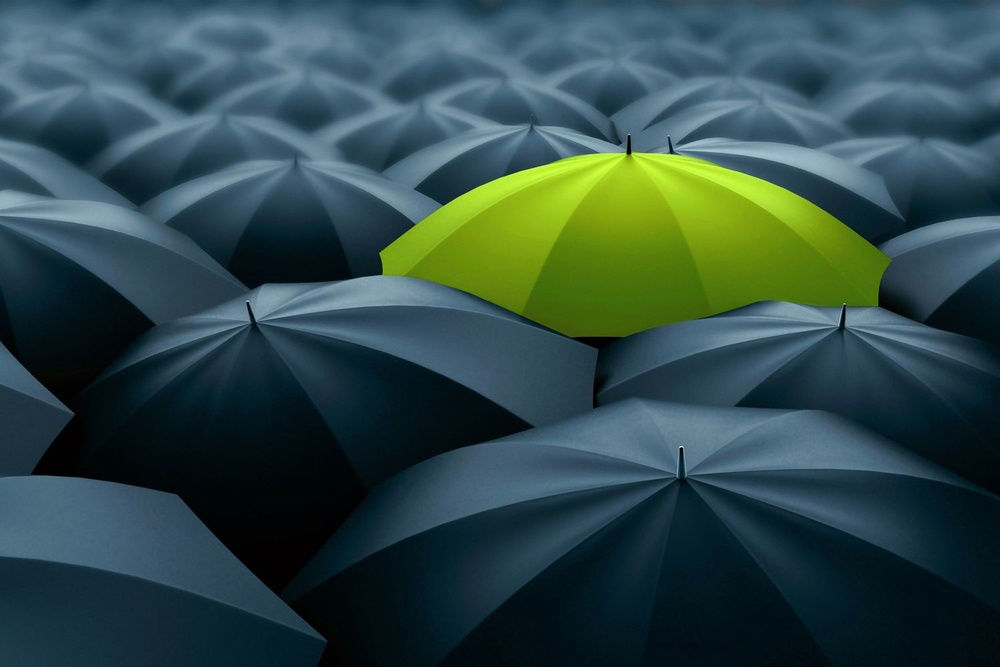
#> input picture 1.jpg, 1000 x 667 px, shrunk from 1500 x 1000 before the run, found by its file name
$ python pemerataan.py
#> lines starting #> are read from the running program, lines starting #| are printed output that depends on the picture
import cv2
import numpy as np
from matplotlib import pyplot as plt

def perataanHistogram(A):
    nilai_bin = 256
    A = A + 1
    [frekuensi, value] = np.histogram(A, bins=nilai_bin)
    cumulatif_histogram = frekuensi.cumsum()
    [baris, kolom] = A.shape
    probabilty_frekuensi = np.round((cumulatif_histogram / float(A.size)) * (nilai_bin - 1))
    B = np.empty(A.shape)
    for i in range(baris):
        for j in range(kolom):
            B[i, j] = probabilty_frekuensi[int(A[i, j]) - 1]
    return B

# Membaca ketiga gambar
I1 = cv2.imread(r'Pemerataan\1.jpg')
#> I1 is the input picture: shape (667, 1000, 3); mean B, G, R 73.3, 73.6, 47.6
I2 = cv2.imread(r'Pemerataan\2.jpg')
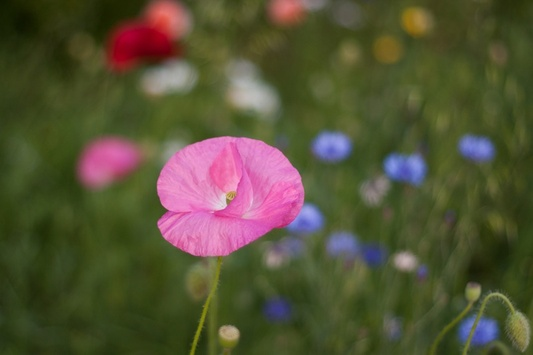
#> input picture 2.jpg, 533 x 355 px, shrunk from 800 x 533 before the run, found by its file name
#> I2 is the input picture: shape (355, 533, 3); mean B, G, R 54.3, 82.2, 85.1
I3 = cv2.imread(r'Pemerataan\3.jpg')
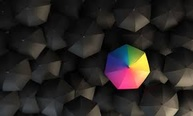
#> input picture 3.jpg, 193 x 116 px, shrunk from 290 x 174 before the run, found by its file name
#> I3 is the input picture: shape (116, 193, 3); mean B, G, R 35.6, 37.7, 42

# Mengubah gambar ke grayscale
gray1 = cv2.cvtColor(I1, cv2.COLOR_BGR2GRAY)
gray2 = cv2.cvtColor(I2, cv2.COLOR_BGR2GRAY)
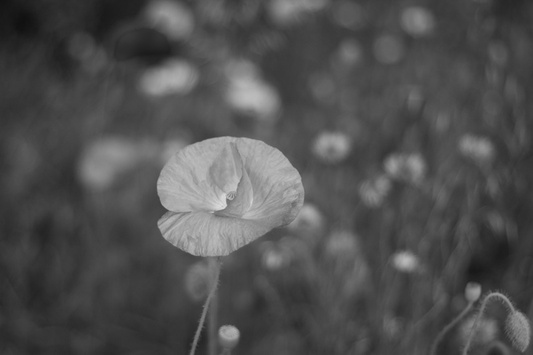
#> gray2: shape (355, 533); min 16, max 221, mean 79.9
gray3 = cv2.cvtColor(I3, cv2.COLOR_BGR2GRAY)

# Melakukan perataan histogram pada masing-masing gambar
hasil1 = perataanHistogram(gray1)
#> in perataanHistogram, `[frekuensi, value] = np.histogram(A, bins=nilai_bin)`: frekuensi = 256 values, max 15820 at index 12, min 0 at index 10, mean 2605.5; value = 257 values from 1 to 233
#> in perataanHistogram, `cumulatif_histogram = frekuensi.cumsum()`: cumulatif_histogram = 256 values from 597 to 667000
#> in perataanHistogram, `probabilty_frekuensi = np.round((cumulatif_histogram / float(A.size)) ..`: probabilty_frekuensi = 256 values from 0 to 255
#> after the loop in perataanHistogram, `for i in range(baris):`:
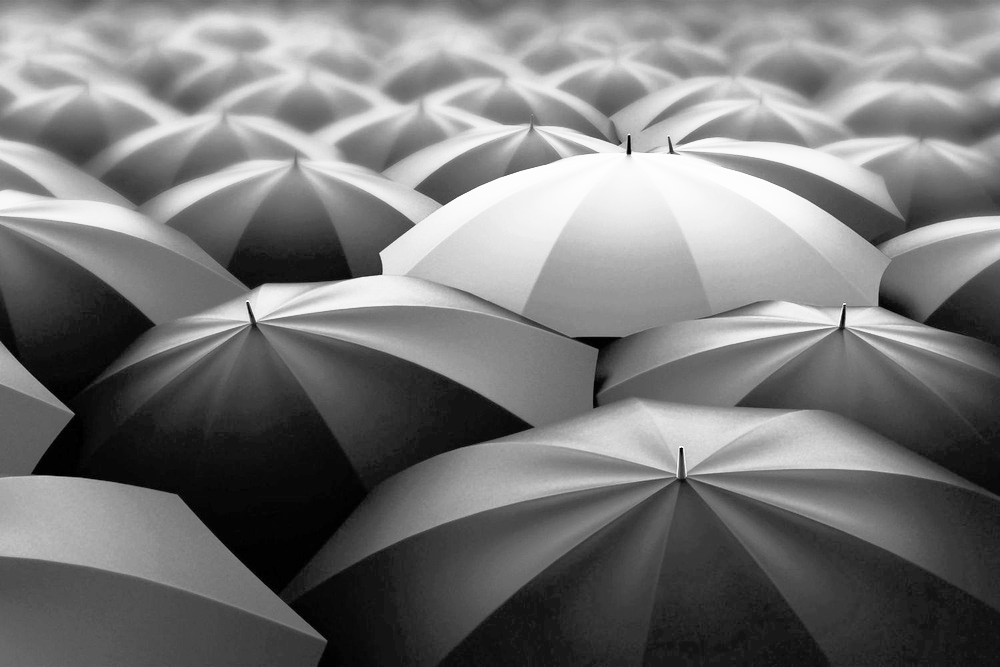
#> B: shape (667, 1000) float64; min 0, max 255, mean 119.5
hasil2 = perataanHistogram(gray2)
#> in perataanHistogram (call 2), `[frekuensi, value] = np.histogram(A, bins=nilai_bin)`: frekuensi = 256 values, max 4495 at index 62, min 0 at index 5, mean 739.1; value = 257 values from 17 to 222
#> in perataanHistogram (call 2), `cumulatif_histogram = frekuensi.cumsum()`: cumulatif_histogram = 256 values from 2 to 189215
#> after the loop in perataanHistogram (call 2), `for i in range(baris):`:
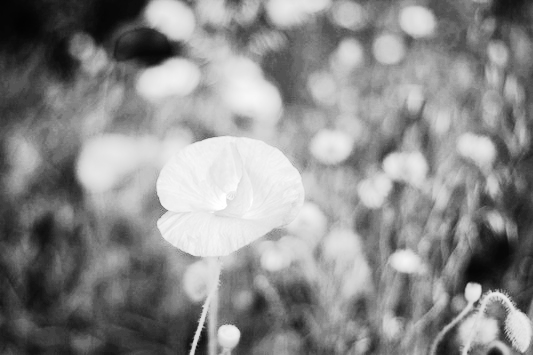
#> B: shape (355, 533) float64; min 2, max 255, mean 138.4
hasil3 = perataanHistogram(gray3)
#> in perataanHistogram (call 3), `[frekuensi, value] = np.histogram(A, bins=nilai_bin)`: frekuensi = 256 values, max 549 at index 12, min 0 at index 15, mean 87.45; value = 257 values from 1 to 240
#> in perataanHistogram (call 3), `cumulatif_histogram = frekuensi.cumsum()`: cumulatif_histogram = 256 values from 23 to 22388
#> after the loop in perataanHistogram (call 3), `for i in range(baris):`:
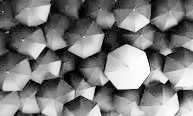
#> B: shape (116, 193) float64; min 0, max 254, mean 125.1

# Membuat frame pertama untuk gambar asli dan hasil perataan histogram
fig1, axs1 = plt.subplots(3, 2, figsize=(10, 10))
fig1.suptitle('Perataan Histogram untuk Tiga Gambar dengan Kontras Berbeda')

# Menampilkan gambar grayscale dan hasil perataan histogram untuk gambar pertama
axs1[0, 0].imshow(gray1, cmap='gray')
axs1[0, 0].set_title('Gambar Asli - Kontras Tinggi')
axs1[0, 0].axis('off')

axs1[0, 1].imshow(hasil1, cmap='gray')
axs1[0, 1].set_title('Hasil Perataan - Kontras Tinggi')
axs1[0, 1].axis('off')

# Menampilkan gambar grayscale dan hasil perataan histogram untuk gambar kedua
axs1[1, 0].imshow(gray2, cmap='gray')
axs1[1, 0].set_title('Gambar Asli - Kontras Sedang')
axs1[1, 0].axis('off')

axs1[1, 1].imshow(hasil2, cmap='gray')
axs1[1, 1].set_title('Hasil Perataan - Kontras Sedang')
axs1[1, 1].axis('off')

# Menampilkan gambar grayscale dan hasil perataan histogram untuk gambar ketiga
axs1[2, 0].imshow(gray3, cmap='gray')
axs1[2, 0].set_title('Gambar Asli - Kontras Rendah')
axs1[2, 0].axis('off')

axs1[2, 1].imshow(hasil3, cmap='gray')
axs1[2, 1].set_title('Hasil Perataan - Kontras Rendah')
axs1[2, 1].axis('off')

# Frame kedua untuk menampilkan histogram dari hasil perataan histogram
fig2, axs2 = plt.subplots(1, 3, figsize=(15, 5))
fig2.suptitle('Histogram dari Hasil Perataan Histogram')

# Menampilkan histogram untuk setiap hasil perataan
axs2[0].hist(hasil1.ravel(), 256, [0, 256])
axs2[0].set_title('Histogram - Kontras Tinggi')
axs2[0].set_xlim([0, 256])

axs2[1].hist(hasil2.ravel(), 256, [0, 256])
axs2[1].set_title('Histogram - Kontras Sedang')
axs2[1].set_xlim([0, 256])

axs2[2].hist(hasil3.ravel(), 256, [0, 256])
axs2[2].set_title('Histogram - Kontras Rendah')
axs2[2].set_xlim([0, 256])

# Menampilkan hasil
plt.tight_layout()
plt.subplots_adjust(top=0.85)
plt.show()
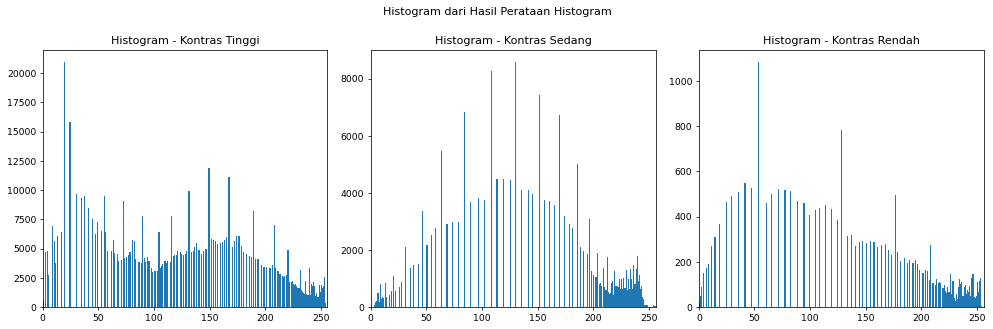
#> figure drawn by matplotlib, 3 panels; panel 1: tallest bar 20949 high, from x = 19 to 20; panel 2: tallest bar 8580 high, from x = 130 to 131; panel 3: tallest bar 1083 high, from x = 53 to 54

# [9 lines of commented-out code are left out]
